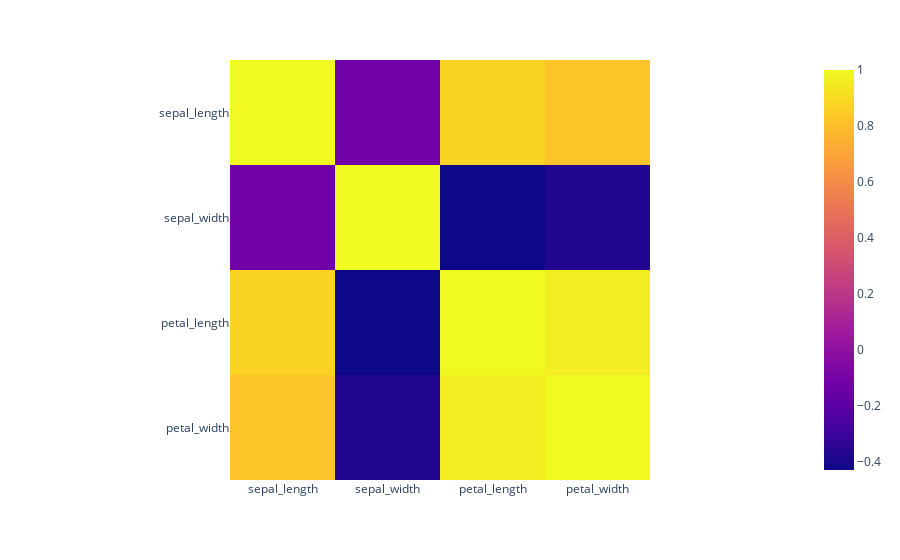

Notebook code cell kept with this figure:
### Code cell
fig=px.imshow(phool[['sepal_length', 'sepal_width', 'petal_length', 'petal_width']].corr())
fig.show()

### Figure 1 — Plotly figure (JSON) as saved in the notebook; plotly's stock layout.template omitted (floating-point values rounded to 4 significant figures)
{"data": [{"coloraxis": "coloraxis", "hovertemplate": "x: %{x}<br>y: %{y}<br>color: %{z}<extra></extra>", "name": "0", "type": "heatmap", "x": ["sepal_length", "sepal_width", "petal_length", "petal_width"], "xaxis": "x", "y": ["sepal_length", "sepal_width", "petal_length", "petal_width"], "yaxis": "y", "z": [[1.0, -0.1176, 0.8718, 0.8179], [-0.1176, 1.0, -0.4284, -0.3661], [0.8718, -0.4284, 1.0, 0.9629], [0.8179, -0.3661, 0.9629, 1.0]]}], "layout": {"coloraxis": {"colorscale": [[0, "#0d0887"], [0.1111, "#46039f"], [0.2222, "#7201a8"], [0.3333, "#9c179e"], [0.4444, "#bd3786"], [0.5556, "#d8576b"], [0.6667, "#ed7953"], [0.7778, "#fb9f3a"], [0.8889, "#fdca26"], [1, "#f0f921"]]}, "margin": {"t": 60}, "xaxis": {"anchor": "y", "constrain": "domain", "domain": [0, 1], "scaleanchor": "y"}, "yaxis": {"anchor": "x", "autorange": "reversed", "constrain": "domain", "domain": [0, 1]}}}
